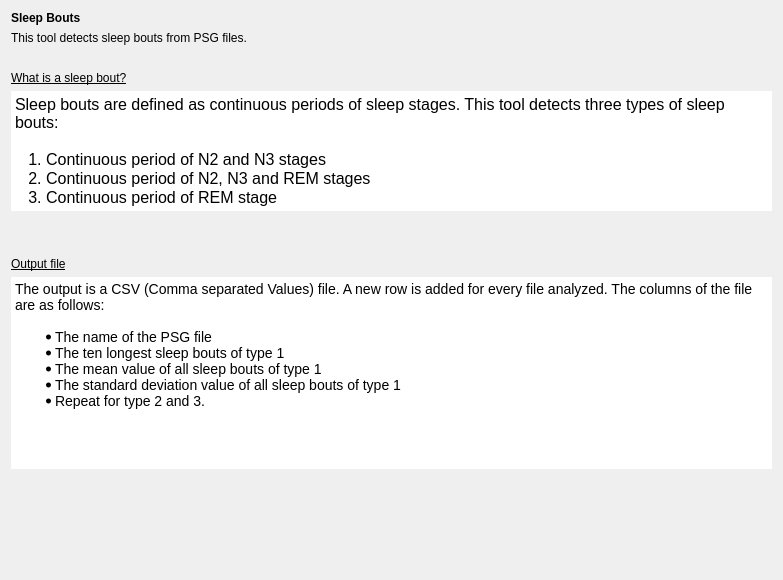
<?xml version="1.0" encoding="UTF-8"?>
<ui version="4.0">
 <class>IntroStep</class>
 <widget class="QWidget" name="IntroStep">
  <property name="geometry">
   <rect>
    <x>0</x>
    <y>0</y>
    <width>783</width>
    <height>580</height>
   </rect>
  </property>
  <property name="windowTitle">
   <string>Form</string>
  </property>
  <property name="styleSheet">
   <string>font: 12pt &quot;Roboto&quot;;</string>
  </property>
  <layout class="QHBoxLayout" name="horizontalLayout_2">
   <item>
    <layout class="QVBoxLayout" name="verticalLayout_4">
     <item>
      <layout class="QVBoxLayout" name="verticalLayout">
       <item>
        <widget class="QLabel" name="label">
         <property name="text">
          <string>&lt;html&gt;&lt;head/&gt;&lt;body&gt;&lt;p&gt;&lt;span style=&quot; font-weight:600;&quot;&gt;Sleep Bouts&lt;/span&gt;&lt;/p&gt;&lt;/body&gt;&lt;/html&gt;</string>
         </property>
        </widget>
       </item>
       <item>
        <widget class="QLabel" name="label_2">
         <property name="text">
          <string>This tool detects sleep bouts from PSG files.</string>
         </property>
        </widget>
       </item>
      </layout>
     </item>
     <item>
      <spacer name="verticalSpacer">
       <property name="orientation">
        <enum>Qt::Vertical</enum>
       </property>
       <property name="sizeType">
        <enum>QSizePolicy::Fixed</enum>
       </property>
       <property name="sizeHint" stdset="0">
        <size>
         <width>20</width>
         <height>20</height>
        </size>
       </property>
      </spacer>
     </item>
     <item>
      <layout class="QVBoxLayout" name="verticalLayout_2">
       <item>
        <widget class="QLabel" name="label_3">
         <property name="text">
          <string>&lt;html&gt;&lt;head/&gt;&lt;body&gt;&lt;p&gt;&lt;span style=&quot; text-decoration: underline;&quot;&gt;What is a sleep bout?&lt;/span&gt;&lt;/p&gt;&lt;/body&gt;&lt;/html&gt;</string>
         </property>
        </widget>
       </item>
       <item>
        <widget class="QTextEdit" name="textEdit_2">
         <property name="maximumSize">
          <size>
           <width>16777215</width>
           <height>120</height>
          </size>
         </property>
         <property name="frameShape">
          <enum>QFrame::NoFrame</enum>
         </property>
         <property name="frameShadow">
          <enum>QFrame::Plain</enum>
         </property>
         <property name="lineWidth">
          <number>0</number>
         </property>
         <property name="readOnly">
          <bool>true</bool>
         </property>
         <property name="html">
          <string>&lt;!DOCTYPE HTML PUBLIC &quot;-//W3C//DTD HTML 4.0//EN&quot; &quot;http://www.w3.org/TR/REC-html40/strict.dtd&quot;&gt;
&lt;html&gt;&lt;head&gt;&lt;meta name=&quot;qrichtext&quot; content=&quot;1&quot; /&gt;&lt;style type=&quot;text/css&quot;&gt;
p, li { white-space: pre-wrap; }
&lt;/style&gt;&lt;/head&gt;&lt;body style=&quot; font-family:'Roboto'; font-size:12pt; font-weight:400; font-style:normal;&quot;&gt;
&lt;p style=&quot; margin-top:0px; margin-bottom:0px; margin-left:0px; margin-right:0px; -qt-block-indent:0; text-indent:0px;&quot;&gt;Sleep bouts are defined as continuous periods of sleep stages. This tool detects three types of sleep bouts:&lt;br /&gt;&lt;/p&gt;
&lt;p style=&quot; margin-top:0px; margin-bottom:0px; margin-left:0px; margin-right:0px; -qt-block-indent:0; text-indent:0px;&quot;&gt;   1. Continuous period of N2 and N3 stages&lt;/p&gt;
&lt;p style=&quot; margin-top:0px; margin-bottom:0px; margin-left:0px; margin-right:0px; -qt-block-indent:0; text-indent:0px;&quot;&gt;   2. Continuous period of N2, N3 and REM stages&lt;/p&gt;
&lt;p style=&quot; margin-top:0px; margin-bottom:0px; margin-left:0px; margin-right:0px; -qt-block-indent:0; text-indent:0px;&quot;&gt;   3. Continuous period of REM stage&lt;/p&gt;&lt;/body&gt;&lt;/html&gt;</string>
         </property>
        </widget>
       </item>
       <item>
        <widget class="QLabel" name="label_5">
         <property name="text">
          <string/>
         </property>
         <property name="pixmap">
          <pixmap resource="sleep_bouts.qrc">:/sleep_bout/sleep_bouts.png</pixmap>
         </property>
         <property name="alignment">
          <set>Qt::AlignLeading|Qt::AlignLeft|Qt::AlignVCenter</set>
         </property>
        </widget>
       </item>
      </layout>
     </item>
     <item>
      <spacer name="verticalSpacer_2">
       <property name="orientation">
        <enum>Qt::Vertical</enum>
       </property>
       <property name="sizeType">
        <enum>QSizePolicy::Fixed</enum>
       </property>
       <property name="sizeHint" stdset="0">
        <size>
         <width>20</width>
         <height>20</height>
        </size>
       </property>
      </spacer>
     </item>
     <item>
      <layout class="QVBoxLayout" name="verticalLayout_3">
       <item>
        <widget class="QLabel" name="label_6">
         <property name="text">
          <string>&lt;html&gt;&lt;head/&gt;&lt;body&gt;&lt;p&gt;&lt;span style=&quot; text-decoration: underline;&quot;&gt;Output file&lt;/span&gt;&lt;/p&gt;&lt;/body&gt;&lt;/html&gt;</string>
         </property>
        </widget>
       </item>
       <item>
        <widget class="QTextEdit" name="textEdit">
         <property name="frameShape">
          <enum>QFrame::NoFrame</enum>
         </property>
         <property name="frameShadow">
          <enum>QFrame::Plain</enum>
         </property>
         <property name="lineWidth">
          <number>0</number>
         </property>
         <property name="readOnly">
          <bool>true</bool>
         </property>
         <property name="html">
          <string>&lt;!DOCTYPE HTML PUBLIC &quot;-//W3C//DTD HTML 4.0//EN&quot; &quot;http://www.w3.org/TR/REC-html40/strict.dtd&quot;&gt;
&lt;html&gt;&lt;head&gt;&lt;meta name=&quot;qrichtext&quot; content=&quot;1&quot; /&gt;&lt;style type=&quot;text/css&quot;&gt;
p, li { white-space: pre-wrap; }
&lt;/style&gt;&lt;/head&gt;&lt;body style=&quot; font-family:'Roboto'; font-size:12pt; font-weight:400; font-style:normal;&quot;&gt;
&lt;p style=&quot; margin-top:0px; margin-bottom:16px; margin-left:0px; margin-right:0px; -qt-block-indent:0; text-indent:0px;&quot;&gt;&lt;span style=&quot; font-family:'-apple-system','BlinkMacSystemFont','Segoe WPC','Segoe UI','system-ui','Ubuntu','Droid Sans','sans-serif'; font-size:14px; color:#000000;&quot;&gt;The output is a CSV (Comma separated Values) file. A new row is added for every file analyzed. The columns of the file are as follows:&lt;/span&gt;&lt;/p&gt;
&lt;ul style=&quot;margin-top: 0px; margin-bottom: 0px; margin-left: 0px; margin-right: 0px; -qt-list-indent: 1;&quot;&gt;&lt;li style=&quot; font-family:'-apple-system','BlinkMacSystemFont','Segoe WPC','Segoe UI','system-ui','Ubuntu','Droid Sans','sans-serif'; font-size:14px; color:#000000;&quot; style=&quot; margin-top:0px; margin-bottom:0px; margin-left:0px; margin-right:0px; -qt-block-indent:0; text-indent:0px;&quot;&gt;&lt;span style=&quot; font-size:14px;&quot;&gt;The name of the PSG file&lt;/span&gt;&lt;/li&gt;
&lt;li style=&quot; font-family:'-apple-system','BlinkMacSystemFont','Segoe WPC','Segoe UI','system-ui','Ubuntu','Droid Sans','sans-serif'; font-size:14px; color:#000000;&quot; style=&quot; margin-top:0px; margin-bottom:0px; margin-left:0px; margin-right:0px; -qt-block-indent:0; text-indent:0px;&quot;&gt;&lt;span style=&quot; font-size:14px;&quot;&gt;The ten longest sleep bouts of type 1&lt;/span&gt;&lt;/li&gt;
&lt;li style=&quot; font-family:'-apple-system','BlinkMacSystemFont','Segoe WPC','Segoe UI','system-ui','Ubuntu','Droid Sans','sans-serif'; font-size:14px; color:#000000;&quot; style=&quot; margin-top:0px; margin-bottom:0px; margin-left:0px; margin-right:0px; -qt-block-indent:0; text-indent:0px;&quot;&gt;&lt;span style=&quot; font-size:14px;&quot;&gt;The mean value of all sleep bouts of type 1&lt;/span&gt;&lt;/li&gt;
&lt;li style=&quot; font-family:'-apple-system','BlinkMacSystemFont','Segoe WPC','Segoe UI','system-ui','Ubuntu','Droid Sans','sans-serif'; font-size:14px; color:#000000;&quot; style=&quot; margin-top:0px; margin-bottom:0px; margin-left:0px; margin-right:0px; -qt-block-indent:0; text-indent:0px;&quot;&gt;&lt;span style=&quot; font-size:14px;&quot;&gt;The standard deviation value of all sleep bouts of type 1&lt;/span&gt;&lt;/li&gt;
&lt;li style=&quot; font-family:'-apple-system','BlinkMacSystemFont','Segoe WPC','Segoe UI','system-ui','Ubuntu','Droid Sans','sans-serif'; font-size:14px; color:#000000;&quot; style=&quot; margin-top:0px; margin-bottom:13px; margin-left:0px; margin-right:0px; -qt-block-indent:0; text-indent:0px;&quot;&gt;&lt;span style=&quot; font-size:14px;&quot;&gt;Repeat for type 2 and 3.&lt;/span&gt;&lt;/li&gt;&lt;/ul&gt;&lt;/body&gt;&lt;/html&gt;</string>
         </property>
        </widget>
       </item>
      </layout>
     </item>
     <item>
      <spacer name="verticalSpacer_3">
       <property name="orientation">
        <enum>Qt::Vertical</enum>
       </property>
       <property name="sizeHint" stdset="0">
        <size>
         <width>20</width>
         <height>40</height>
        </size>
       </property>
      </spacer>
     </item>
    </layout>
   </item>
  </layout>
 </widget>
 <resources>
  <include location="../../../../../scinodes_poc/src/main/python/ui/themes/themes.qrc"/>
  <include location="sleep_bouts.qrc"/>
 </resources>
 <connections/>
 <slots>
  <slot>on_choose()</slot>
  <slot>on_input_format_changed()</slot>
 </slots>
</ui>
